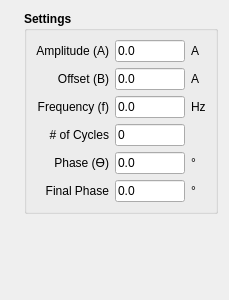
            <widget class="QWidget" name="tab_sinusoidal">
             <attribute name="title">
              <string>Sinusoidal</string>
             </attribute>
             <layout class="QGridLayout" name="gridLayout_14">
              <item row="0" column="1" rowspan="2">
               <widget class="QGroupBox" name="groupBox_17">
                <property name="font">
                 <font>
                  <weight>75</weight>
                  <bold>true</bold>
                 </font>
                </property>
                <property name="title">
                 <string>Settings</string>
                </property>
                <layout class="QGridLayout" name="gridLayout_9">
                 <item row="0" column="0">
                  <widget class="QLabel" name="label_91">
                   <property name="font">
                    <font>
                     <weight>50</weight>
                     <bold>false</bold>
                    </font>
                   </property>
                   <property name="text">
                    <string>Amplitude (A)</string>
                   </property>
                   <property name="alignment">
                    <set>Qt::AlignRight|Qt::AlignTrailing|Qt::AlignVCenter</set>
                   </property>
                  </widget>
                 </item>
                 <item row="0" column="1">
                  <widget class="QLineEdit" name="le_sinusoidal_amplitude">
                   <property name="minimumSize">
                    <size>
                     <width>60</width>
                     <height>0</height>
                    </size>
                   </property>
                   <property name="maximumSize">
                    <size>
                     <width>70</width>
                     <height>16777215</height>
                    </size>
                   </property>
                   <property name="font">
                    <font>
                     <weight>50</weight>
                     <bold>false</bold>
                    </font>
                   </property>
                   <property name="text">
                    <string>0.0</string>
                   </property>
                  </widget>
                 </item>
                 <item row="0" column="2">
                  <widget class="QLabel" name="label_94">
                   <property name="font">
                    <font>
                     <weight>50</weight>
                     <bold>false</bold>
                    </font>
                   </property>
                   <property name="text">
                    <string>A</string>
                   </property>
                  </widget>
                 </item>
                 <item row="1" column="0">
                  <widget class="QLabel" name="label_114">
                   <property name="font">
                    <font>
                     <weight>50</weight>
                     <bold>false</bold>
                    </font>
                   </property>
                   <property name="text">
                    <string>Offset (B)</string>
                   </property>
                   <property name="alignment">
                    <set>Qt::AlignRight|Qt::AlignTrailing|Qt::AlignVCenter</set>
                   </property>
                  </widget>
                 </item>
                 <item row="1" column="1">
                  <widget class="QLineEdit" name="le_sinusoidal_offset">
                   <property name="minimumSize">
                    <size>
                     <width>60</width>
                     <height>0</height>
                    </size>
                   </property>
                   <property name="maximumSize">
                    <size>
                     <width>70</width>
                     <height>16777215</height>
                    </size>
                   </property>
                   <property name="font">
                    <font>
                     <weight>50</weight>
                     <bold>false</bold>
                    </font>
                   </property>
                   <property name="text">
                    <string>0.0</string>
                   </property>
                  </widget>
                 </item>
                 <item row="1" column="2">
                  <widget class="QLabel" name="label_113">
                   <property name="font">
                    <font>
                     <weight>50</weight>
                     <bold>false</bold>
                    </font>
                   </property>
                   <property name="text">
                    <string>A</string>
                   </property>
                  </widget>
                 </item>
                 <item row="2" column="0">
                  <widget class="QLabel" name="label_119">
                   <property name="font">
                    <font>
                     <weight>50</weight>
                     <bold>false</bold>
                    </font>
                   </property>
                   <property name="text">
                    <string>Frequency (f)</string>
                   </property>
                   <property name="alignment">
                    <set>Qt::AlignRight|Qt::AlignTrailing|Qt::AlignVCenter</set>
                   </property>
                  </widget>
                 </item>
                 <item row="2" column="1">
                  <widget class="QLineEdit" name="le_sinusoidal_frequency">
                   <property name="minimumSize">
                    <size>
                     <width>60</width>
                     <height>0</height>
                    </size>
                   </property>
                   <property name="maximumSize">
                    <size>
                     <width>70</width>
                     <height>16777215</height>
                    </size>
                   </property>
                   <property name="font">
                    <font>
                     <weight>50</weight>
                     <bold>false</bold>
                    </font>
                   </property>
                   <property name="text">
                    <string>0.0</string>
                   </property>
                  </widget>
                 </item>
                 <item row="2" column="2">
                  <widget class="QLabel" name="label_116">
                   <property name="font">
                    <font>
                     <weight>50</weight>
                     <bold>false</bold>
                    </font>
                   </property>
                   <property name="text">
                    <string>Hz</string>
                   </property>
                  </widget>
                 </item>
                 <item row="3" column="0">
                  <widget class="QLabel" name="label_117">
                   <property name="font">
                    <font>
                     <weight>50</weight>
                     <bold>false</bold>
                    </font>
                   </property>
                   <property name="text">
                    <string># of Cycles</string>
                   </property>
                   <property name="alignment">
                    <set>Qt::AlignRight|Qt::AlignTrailing|Qt::AlignVCenter</set>
                   </property>
                  </widget>
                 </item>
                 <item row="3" column="1">
                  <widget class="QLineEdit" name="le_sinusoidal_ncycles">
                   <property name="minimumSize">
                    <size>
                     <width>60</width>
                     <height>0</height>
                    </size>
                   </property>
                   <property name="maximumSize">
                    <size>
                     <width>70</width>
                     <height>16777215</height>
                    </size>
                   </property>
                   <property name="font">
                    <font>
                     <weight>50</weight>
                     <bold>false</bold>
                    </font>
                   </property>
                   <property name="text">
                    <string>0</string>
                   </property>
                  </widget>
                 </item>
                 <item row="3" column="2">
                  <widget class="QLabel" name="label_123">
                   <property name="font">
                    <font>
                     <weight>50</weight>
                     <bold>false</bold>
                    </font>
                   </property>
                   <property name="text">
                    <string/>
                   </property>
                  </widget>
                 </item>
                 <item row="4" column="0">
                  <widget class="QLabel" name="label_93">
                   <property name="font">
                    <font>
                     <weight>50</weight>
                     <bold>false</bold>
                    </font>
                   </property>
                   <property name="text">
                    <string>Phase (ϴ)</string>
                   </property>
                   <property name="alignment">
                    <set>Qt::AlignRight|Qt::AlignTrailing|Qt::AlignVCenter</set>
                   </property>
                  </widget>
                 </item>
                 <item row="4" column="1">
                  <widget class="QLineEdit" name="le_sinusoidal_aux_param_0">
                   <property name="minimumSize">
                    <size>
                     <width>60</width>
                     <height>0</height>
                    </size>
                   </property>
                   <property name="maximumSize">
                    <size>
                     <width>70</width>
                     <height>16777215</height>
                    </size>
                   </property>
                   <property name="font">
                    <font>
                     <weight>50</weight>
                     <bold>false</bold>
                    </font>
                   </property>
                   <property name="text">
                    <string>0.0</string>
                   </property>
                  </widget>
                 </item>
                 <item row="4" column="2">
                  <widget class="QLabel" name="label_115">
                   <property name="font">
                    <font>
                     <weight>50</weight>
                     <bold>false</bold>
                    </font>
                   </property>
                   <property name="text">
                    <string>°</string>
                   </property>
                  </widget>
                 </item>
                 <item row="5" column="0">
                  <widget class="QLabel" name="label_121">
                   <property name="font">
                    <font>
                     <weight>50</weight>
                     <bold>false</bold>
                    </font>
                   </property>
                   <property name="text">
                    <string>Final Phase</string>
                   </property>
                   <property name="alignment">
                    <set>Qt::AlignRight|Qt::AlignTrailing|Qt::AlignVCenter</set>
                   </property>
                  </widget>
                 </item>
                 <item row="5" column="1">
                  <widget class="QLineEdit" name="le_sinusoidal_aux_param_1">
                   <property name="minimumSize">
                    <size>
                     <width>60</width>
                     <height>0</height>
                    </size>
                   </property>
                   <property name="maximumSize">
                    <size>
                     <width>70</width>
                     <height>16777215</height>
                    </size>
                   </property>
                   <property name="font">
                    <font>
                     <weight>50</weight>
                     <bold>false</bold>
                    </font>
                   </property>
                   <property name="text">
                    <string>0.0</string>
                   </property>
                  </widget>
                 </item>
                 <item row="5" column="2">
                  <widget class="QLabel" name="label_118">
                   <property name="font">
                    <font>
                     <weight>50</weight>
                     <bold>false</bold>
                    </font>
                   </property>
                   <property name="text">
                    <string>°</string>
                   </property>
                  </widget>
                 </item>
                </layout>
               </widget>
              </item>
              <item row="2" column="1">
               <spacer name="verticalSpacer_6">
                <property name="orientation">
                 <enum>Qt::Vertical</enum>
                </property>
                <property name="sizeHint" stdset="0">
                 <size>
                  <width>20</width>
                  <height>75</height>
                 </size>
                </property>
               </spacer>
              </item>
              <item row="0" column="0">
               <widget class="QLabel" name="label_61">
                <property name="text">
                 <string/>
                </property>
                <property name="pixmap">
                 <pixmap>../../resources/img/sinusoidal.png</pixmap>
                </property>
                <property name="scaledContents">
                 <bool>true</bool>
                </property>
               </widget>
              </item>
             </layout>
            </widget>
